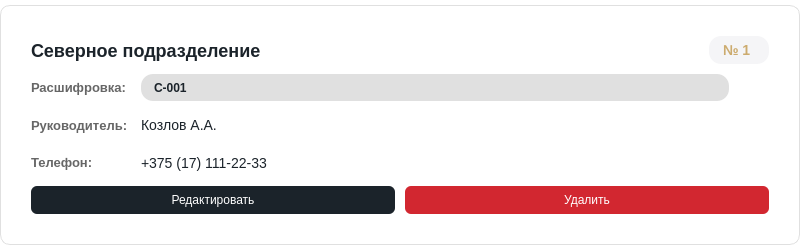
<?xml version="1.0" encoding="UTF-8"?>
<ui version="4.0">
 <class>DivisionCard</class>
 <widget class="QFrame" name="DivisionCard">
  <property name="geometry">
   <rect>
    <x>0</x>
    <y>0</y>
    <width>800</width>
    <height>250</height>
   </rect>
  </property>
  <property name="styleSheet">
   <string notr="true">QFrame#DivisionCard {
    background-color: white;
    border: 1px solid #E0E0E0;
    border-radius: 10px;
    margin: 5px 0px;
    padding: 15px;
}
QFrame#DivisionCard:hover {
    border: 2px solid #ccab6e;
}
QLabel {
    background-color: white;
    color: #333;
    font-size: 14px;
}
QLabel#nameLabel {
    background-color: white;
    font-size: 18px;
    font-weight: bold;
    color: #1B232A;
}
QLabel#numberLabel {
    font-size: 14px;
    color: #ccab6e;
    font-weight: bold;
    background-color: #F5F5F7;
    padding: 3px 10px;
    border-radius: 12px;
}
QLabel#codeSectionLabel, QLabel#bossSectionLabel, QLabel#phoneSectionLabel {
    background-color: white;
    font-size: 13px;
    color: #666;
    font-weight: bold;
}
QLabel#codeValue, QLabel#bossValue, QLabel#phoneValue {
    background-color: white;
    color: #1B232A;
}
QLabel#codeValue {
    background-color: #E0E0E0;
    padding: 3px 10px;
    border-radius: 12px;
    font-size: 12px;
    font-weight: bold;
}</string>
  </property>
  <layout class="QVBoxLayout" name="verticalLayout">
   <property name="spacing">
    <number>10</number>
   </property>
   <property name="leftMargin">
    <number>15</number>
   </property>
   <property name="topMargin">
    <number>15</number>
   </property>
   <property name="rightMargin">
    <number>15</number>
   </property>
   <property name="bottomMargin">
    <number>15</number>
   </property>
   <item>
    <layout class="QHBoxLayout" name="topLayout">
     <item>
      <widget class="QLabel" name="nameLabel">
       <property name="text">
        <string>Северное подразделение</string>
       </property>
      </widget>
     </item>
     <item>
      <spacer name="horizontalSpacer">
       <property name="orientation">
        <enum>Qt::Vertical</enum>
       </property>
       <property name="sizeHint" stdset="0">
        <size>
         <width>40</width>
         <height>20</height>
        </size>
       </property>
      </spacer>
     </item>
     <item>
      <widget class="QLabel" name="numberLabel">
       <property name="sizePolicy">
        <sizepolicy hsizetype="Minimum" vsizetype="Preferred">
         <horstretch>0</horstretch>
         <verstretch>0</verstretch>
        </sizepolicy>
       </property>
       <property name="maximumSize">
        <size>
         <width>60</width>
         <height>16777215</height>
        </size>
       </property>
       <property name="text">
        <string>№ 1</string>
       </property>
      </widget>
     </item>
    </layout>
   </item>
   <item>
    <layout class="QHBoxLayout" name="codeLayout">
     <item>
      <widget class="QLabel" name="codeSectionLabel">
       <property name="maximumSize">
        <size>
         <width>100</width>
         <height>16777215</height>
        </size>
       </property>
       <property name="text">
        <string>Расшифровка:</string>
       </property>
      </widget>
     </item>
     <item>
      <widget class="QLabel" name="codeValue">
       <property name="text">
        <string>С-001</string>
       </property>
       <property name="alignment">
        <set>Qt::AlignLeading|Qt::AlignLeft|Qt::AlignVCenter</set>
       </property>
      </widget>
     </item>
     <item>
      <spacer name="horizontalSpacer_2">
       <property name="orientation">
        <enum>Qt::Vertical</enum>
       </property>
       <property name="sizeHint" stdset="0">
        <size>
         <width>40</width>
         <height>20</height>
        </size>
       </property>
      </spacer>
     </item>
    </layout>
   </item>
   <item>
    <layout class="QHBoxLayout" name="bossLayout">
     <item>
      <widget class="QLabel" name="bossSectionLabel">
       <property name="maximumSize">
        <size>
         <width>100</width>
         <height>16777215</height>
        </size>
       </property>
       <property name="text">
        <string>Руководитель:</string>
       </property>
      </widget>
     </item>
     <item>
      <widget class="QLabel" name="bossValue">
       <property name="text">
        <string>Козлов А.А.</string>
       </property>
      </widget>
     </item>
     <item>
      <spacer name="horizontalSpacer_3">
       <property name="orientation">
        <enum>Qt::Vertical</enum>
       </property>
       <property name="sizeHint" stdset="0">
        <size>
         <width>40</width>
         <height>20</height>
        </size>
       </property>
      </spacer>
     </item>
    </layout>
   </item>
   <item>
    <layout class="QHBoxLayout" name="phoneLayout">
     <item>
      <widget class="QLabel" name="phoneSectionLabel">
       <property name="maximumSize">
        <size>
         <width>100</width>
         <height>16777215</height>
        </size>
       </property>
       <property name="text">
        <string>Телефон:</string>
       </property>
      </widget>
     </item>
     <item>
      <widget class="QLabel" name="phoneValue">
       <property name="text">
        <string>+375 (17) 111-22-33</string>
       </property>
      </widget>
     </item>
     <item>
      <spacer name="horizontalSpacer_4">
       <property name="orientation">
        <enum>Qt::Vertical</enum>
       </property>
       <property name="sizeHint" stdset="0">
        <size>
         <width>40</width>
         <height>20</height>
        </size>
       </property>
      </spacer>
     </item>
    </layout>
   </item>
   <item>
    <layout class="QHBoxLayout" name="buttonsLayout">
     <item>
      <widget class="QPushButton" name="editButton">
       <property name="maximumSize">
        <size>
         <width>16777215</width>
         <height>28</height>
        </size>
       </property>
       <property name="cursor">
        <cursorShape>PointingHandCursor</cursorShape>
       </property>
       <property name="styleSheet">
        <string notr="true">QPushButton {
    background-color: #1B232A;
    color: white;
    border: none;
    border-radius: 6px;
    padding: 0px 12px;   /* вертикальный padding убрали */
    font-size: 12px;
    min-height: 28px;
    max-height: 28px;
}
QPushButton:hover {
    background-color: #09131B;
}
QPushButton:pressed {
    background-color: #030B12;
}</string>
       </property>
       <property name="text">
        <string>Редактировать</string>
       </property>
      </widget>
     </item>
     <item>
      <widget class="QPushButton" name="deleteButton">
       <property name="maximumSize">
        <size>
         <width>16777215</width>
         <height>28</height>
        </size>
       </property>
       <property name="cursor">
        <cursorShape>PointingHandCursor</cursorShape>
       </property>
       <property name="styleSheet">
        <string notr="true">QPushButton {
    background-color: #D22730;
    color: white;
    border: none;
    border-radius: 6px;
    padding: 0px 12px;   /* вертикальный padding убрали */
    font-size: 12px;
    min-height: 28px;
    max-height: 28px;
}
QPushButton:hover {
    background-color: #862633;
}
QPushButton:pressed {
    background-color: #6a1e29;
}

</string>
       </property>
       <property name="text">
        <string>Удалить</string>
       </property>
      </widget>
     </item>
    </layout>
   </item>
  </layout>
 </widget>
 <resources/>
 <connections/>
</ui>
